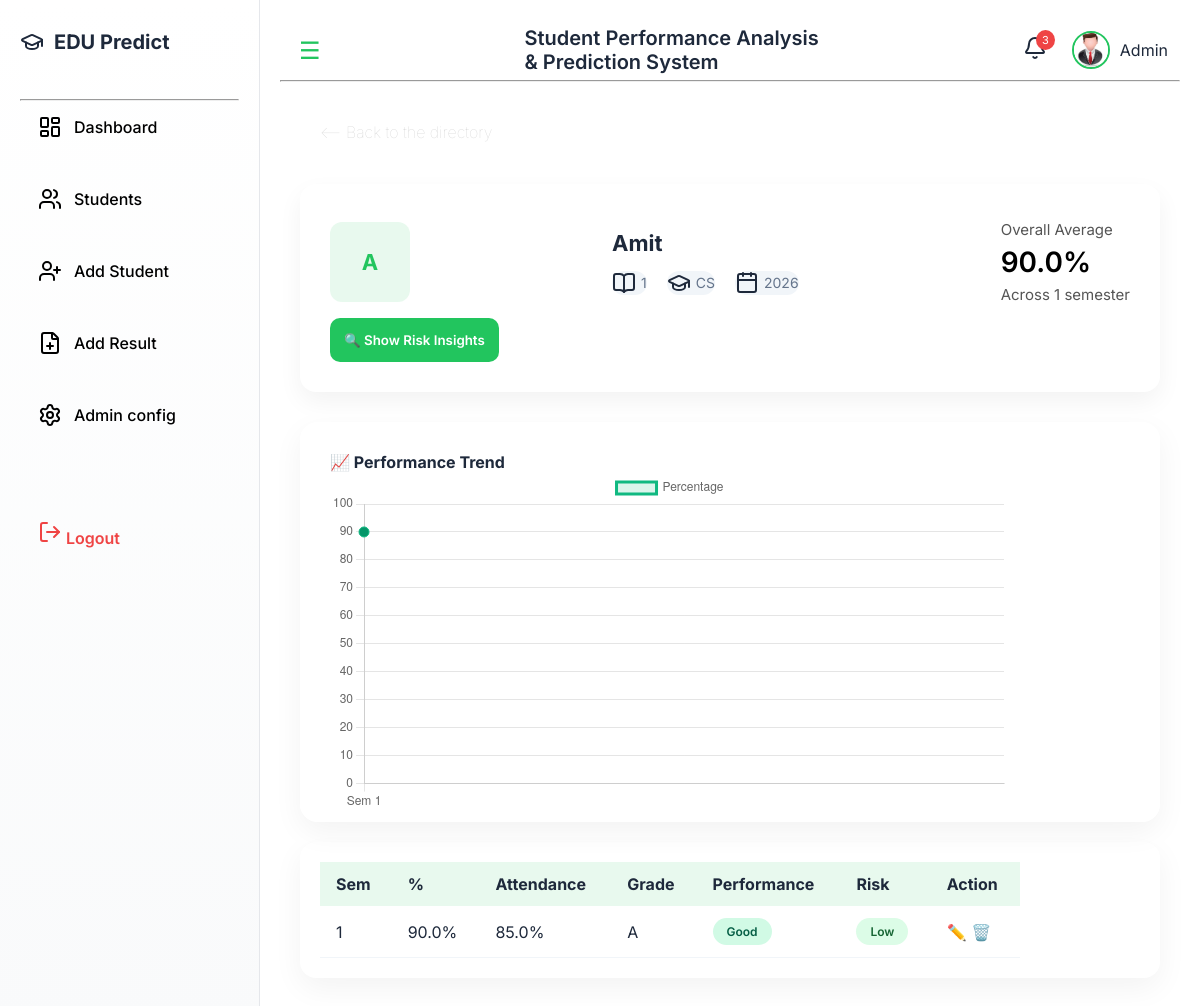
The app's page /student/1 (signed in) with its own data.
### tables this page shows
CREATE TABLE std_list (
            roll TEXT,
            name TEXT,
            branch TEXT,
            admission_year INTEGER,
            user_id INTEGER,
            PRIMARY KEY (roll, branch,user_id,admission_year)
        );

CREATE TABLE results (
            roll TEXT,
            branch TEXT,
            semester INTEGER,
            marks REAL,
            attendance REAL,
            percentage REAL,
            grade TEXT,
            performance TEXT,
            risk TEXT,
            user_id INTEGER,
            admission_year INTEGER,
            PRIMARY KEY (roll, semester, branch,admission_year,user_id)
        );

### routes/student_details.py (the view)
@student_details_bp.route("/student/<roll>")
@login_required
def student_detail(roll):
    conn = get_db()
    student = conn.execute(
        "SELECT * FROM std_list WHERE roll=?",
        (roll,)
    ).fetchone()
    results = conn.execute("""
        SELECT * FROM results
        WHERE roll=?
        ORDER BY semester ASC
    """, (roll,)).fetchall()
    avg_pct= conn.execute("""
    SELECT ROUND( AVG(percentage),2) FROM results
    WHERE roll=?
    """,(roll,)).fetchone()[0]
    total_sem= conn.execute("""
    SELECT MAX(semester) FROM results
    WHERE roll=?
   """,(roll,) ).fetchone()[0]
    conn.close()
    percentages = [r["percentage"] for r in results]
    attendances = [r["attendance"] for r in results]
    risk_score = 0
    insights = []
    if percentages:
        latest_percentage = percentages[-1]
        latest_attendance = attendances[-1]
        performance_score = (latest_percentage * 0.8) + (latest_attendance * 0.2)
        if performance_score < 60:
            risk_score += 2
            insights.append("Overall performance below safe threshold.")
        if len(percentages) >= 3:
            if (percentages[-1] < percentages[-2] and
                percentages[-2] < percentages[-3]):
                risk_score += 2
                insights.append("Two consecutive semesters declining.")
        if len(percentages) >= 2:
            if (percentages[-2] - percentages[-1]) > 20:
                risk_score += 2
                insights.append("Sharp drop greater than 20% detected.")
        if (max(percentages) - min(percentages)) > 30:
            risk_score += 1
            insights.append("Performance instability detected.")
        if latest_attendance < 65:
            risk_score += 1
            insights.append("Attendance below recommended level.")
        if risk_score >= 5:
            final_risk = "High"
        elif risk_score >= 3:
            final_risk = "Medium"
        else:
            final_risk = "Low"
        if performance_score < 60:
            final_risk = "High"
    else:
        final_risk = "Low"
    username=get_username()
    return render_template(
        "student_detail.html",
        student=student,
        results=results,
        insights=insights,
        final_risk=final_risk,
        avg_pct=avg_pct,
        total_sem=total_sem,
        username=username
    )

### services/auth_login.py (called while the page is built)
def login_required(func):
    @wraps(func)
    def wrapper(*args, **kwargs):
        if "user_id" not in session:
            return redirect(url_for("auth.login"))
        return func(*args, **kwargs)
    return wrapper

### services/utility.py (called while the page is built)
def get_db():
    db_path = os.path.join(BASE_DIR, "../students.db")
    conn = sqlite3.connect(db_path)
    conn.row_factory = sqlite3.Row
    return conn

def get_username():
	user=session.get("username","Guest")
	return user

### templates/student_detail.html (shortened to what this page needs)
{% extends "base.html" %}
{% block content %}
<div class="info-cards ">
    <span class="redirect">
        <a href="{{ url_for('students.students')  }}"><-- Back to the directory</a>
        </span>
  </div>
<div class="detail-card">
    <div class="student-header">
        <div class="std-img">
            {{ student.name[0]|upper  }}
        </div>
        <div class="student-info">
            <h2 class="student-name">{{ student.name}}</h2>
            <div class="data-items">
                <div class="data-item">
                    <i data-lucide="book-open"></i>
                    <span>{{ student.roll }}</span>
                </div>
                <div class="data-item">
                    <i data-lucide="graduation-cap"></i>
                    <span>{{ student.branch  }}</span>
                </div>
                <div class="data-item">
                    <i data-lucide="calendar"></i>
                    <span>{{ student.admission_year }}</span>
                </div>
            </div>
        </div>
            <div class="average-sem">
                <p>Overall Average</p>
                <span style="font-size: 28px; font-weight: 600;color: black;">{{ avg_pct  }}%</span>
                <p>Across {{ total_sem  }} semester </p>
            </div>
</div>
        <div>
         <button id="riskBtn" class="btn-submit" onclick="toggleRisk()">
            🔍 Show Risk Insights
        </button>
        </div>
</div>
<div class="chart-card">
    <h4>📈 Performance Trend</h4>
    <canvas id="performanceChart"></canvas>
</div>
<br>
<div class="table-container">
<table>
    <thead>
        <tr>
            <th>Sem</th>
            <th>%</th>
            <th>Attendance</th>
            <th>Grade</th>
            <th>Performance</th>
            <th>Risk</th>
            <th>Action</th>
        </tr>
    </thead>
    {% if results %}
    <tbody>
        {% for r in results %}
        <tr>
            <td>{{ r.semester }}</td>
            <td>{{ r.percentage }}%</td>
            <td>{{ r.attendance }}%</td>
            <td>{{ r.grade }}</td>
            <td>
                <span class="badge {{ r.performance|lower }}">
                    {{ r.performance }}
                </span>
            </td>
            <td>
                <span class="badge {{ r.risk|lower }}">
                    {{ r.risk }}
                </span>
            </td>
            <td class="action-buttons">
                <a href="{{ url_for('modify.update_result', roll=r.roll, semester=r.semester) }}" class="edit-btn">✏️</a>
                <a href="{{ url_for('modify.delete_result', roll=r.roll, semester=r.semester) }}"
                   onclick="return confirm('Delete this semester record?');"
                   class="delete-btn">🗑️</a>
            </td>
        </tr>
        {% endfor %}
    </tbody>
    {% endif %}
</table>
</div>
<script>
new Chart(document.getElementById("performanceChart"), {
    type: "line",
    data: {
        labels: [{% for r in results %}"Sem {{ r.semester }}",{% endfor %}],
        datasets: [{
            label: "Percentage",
            data: [{% for r in results %}{{ r.percentage }},{% endfor %}],
            borderColor: "#10b981",
            backgroundColor: "rgba(16,185,129,0.15)",
            fill: true,
            tension: 0.4,
            pointRadius: 5,
            pointBackgroundColor: "#059669"
        }]
    },
    options: {
        responsive: true,
        scales: {
            y: {
                min: 0,
                max: 100
            }
        }
    }
});
function toggleRisk() {
    const section = document.getElementById("riskSection");
    const btn = document.getElementById("riskBtn");
    if (section.style.display === "none") {
        section.style.display = "block";
        btn.innerHTML = "❌ Hide Risk Insights";
    } else {
        section.style.display = "none";
        btn.innerHTML = "🔍 Show Risk Insights";
    }
}
</script>
{% endblock %}

### static/styles.css (style rules this page uses)
* { margin: 0; padding: 0; box-sizing: border-box; font-family: 'Inter', sans-serif; }
:root { --space-sm: 10px; --space-md: 20px; --space-lg: 30px; --radius: 16px; --transition: all 0.25s ease; --color-primary-light: rgba(34, 197, 94, 0.1); --color-primary: #22c55e; --color-primary-dark: #16a34a; --color-danger: #ef4444; --color-danger-light: rgba(239, 68, 68, 0.1); --color-text-muted: #64748b; --color-bg-light: #f9fafb; --color-bg-gradient-start: #f0fdf4; --color-bg-gradient-end: #f8fafc; --color-border: #e5e7eb; --color-shadow: rgba(0, 0, 0, 0.05); }
body { color: #1e293b; min-height: 100vh; }
.info-cards { background: #ffffff; padding: var(--space-md); display: flex; gap:12px; font-weight: 100; justify-content: space-between; margin-bottom: 22px; }
.info-cards .redirect a { text-decoration: none; color: lightgray; }
.table-container { background: white; padding: var(--space-md); border-radius: var(--radius); box-shadow: 0 10px 30px var(--color-shadow); overflow-x: auto; scrollbar-width: thin; margin-bottom: 12px; }
table { min-width: 700px; border-collapse: collapse; }
thead { background: var(--color-primary-light); }
th, td { padding: 12px 16px; text-align: left; white-space: nowrap; }
tbody tr { border-bottom: 1px solid #f1f5f9; transition: background-color 0.3s ease; }
td a { text-decoration: none; color: var(--color-primary); }
.btn-submit { background: var(--color-primary); color: white; border: none; padding: 14px; border-radius: 10px; font-weight: 600; transition: background-color 0.3s ease, transform 0.3s ease; cursor: pointer; }
.badge { padding: 6px 14px; border-radius: 30px; font-size: 12px; font-weight: 600; display: inline-block; }
.good { background: #d1fae5; color: #065f46; }
.low { background: #dcfce7; color: #166534; }
.chart-card { background: rgba(255, 255, 255, 0.75); padding: var(--space-lg); border-radius: 18px; backdrop-filter: blur(15px); box-shadow: 0 10px 30px var(--color-shadow); width: 100%; margin-top: var(--space-lg); position: relative; height: 400px; }
.student-header { display: flex; align-items: center; justify-content: space-between; }
.detail-card { display: flex; flex-direction: column; justify-content: space-between; gap:8px; background: white; padding: var(--space-lg); border-radius: var(--radius); box-shadow: 0 10px 25px rgba(0, 0, 0, 0.05); margin-bottom: var(--space-md); transition: box-shadow 0.3s ease; }
.detail-card p { margin: 6px 0; font-size: 15px; color: #555; }
.std-img { width: 80px; height: 80px; border-radius: 12px; display: flex; align-items: center; justify-content: center; color: var(--color-primary); background: var(--color-primary-light); font-size: 22px; font-weight: bold; text-transform: uppercase; }
.student-info { display: flex; flex-direction: column; gap:10px; }
.student-name { font-size:22px; font-weight: bold; margin-bottom: 5px; }
.data-items { display: flex; flex-wrap: wrap; gap:20px; }
.data-item { display: flex; align-items: center; gap: 5px; font-size: 14px; background: #f1f5f9; border-radius: 16px; }
.data-item span { color: #64748b; }
html { scroll-behavior: smooth; }

### records on screen
std_list: name "A", name "Amit", roll "1", branch "CS", admission_year "2026"
results: semester "1", percentage "90.0", attendance "85.0", grade "A", performance "Good", risk "Low"

### other values on screen
{{ username }} "Admin"
{{ avg_pct }} "90.0"
{{ total_sem }} "1"
chart data {{ r.semester }} 1
chart data {{ r.percentage }} 90.0
